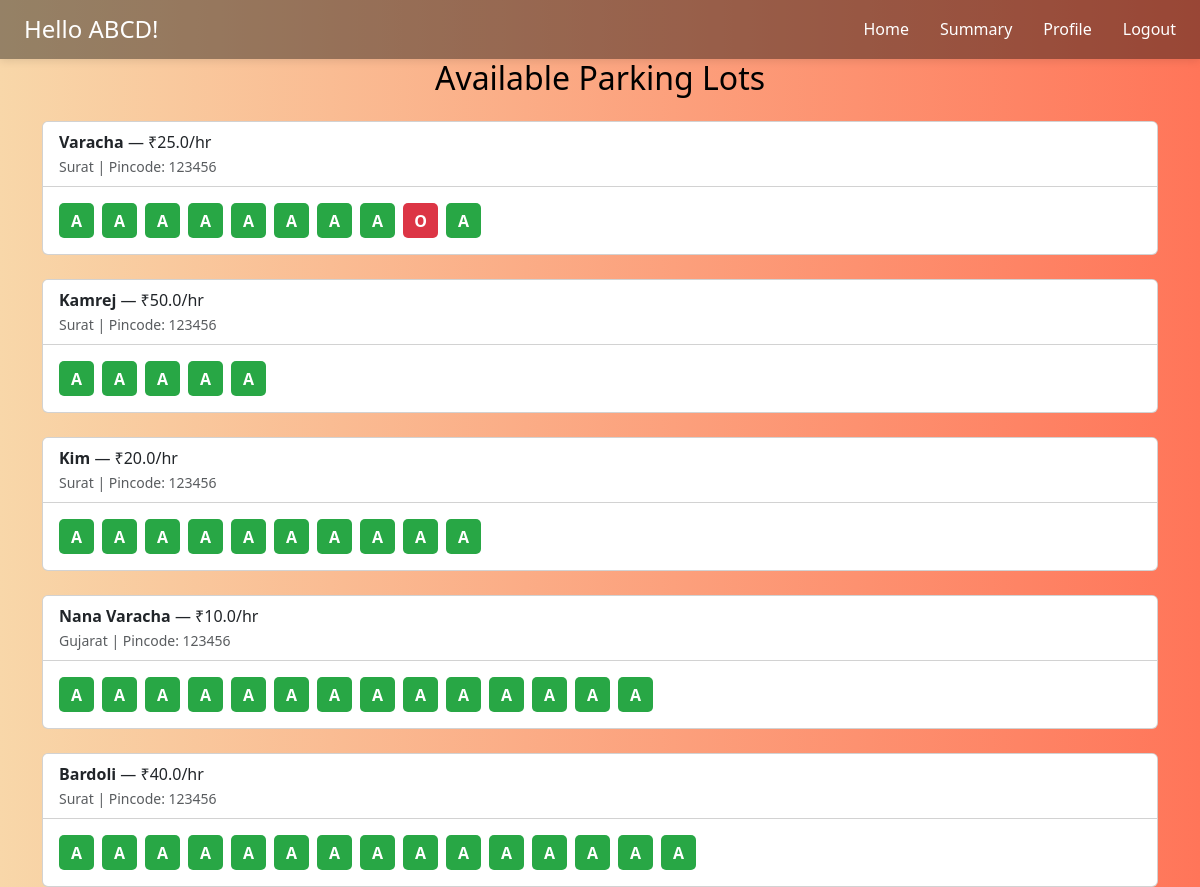
Screenshot of /user_dashboard (signed in) with the database file from the repository.
### application/models.py (models this page shows)
class ParkingLot(db.Model):
    id = db.Column(db.Integer, primary_key=True)
    location_name = db.Column(db.String(255), nullable=False)
    address = db.Column(db.Text, nullable=False)
    pincode = db.Column(db.String(6), nullable=False)
    price_per_hour = db.Column(db.Float, nullable=False)
    max_spots = db.Column(db.Integer, nullable=False)
    occupied_spots = db.Column(db.Integer, default=0)
    created_at = db.Column(DateTime, default=datetime.utcnow)
    updated_at = db.Column(DateTime, default=datetime.utcnow, onupdate=datetime.utcnow)
    spots = db.relationship('ParkingSpot', backref='lot', lazy=True)

class ParkingSpot(db.Model):
    id = db.Column(db.Integer, primary_key=True)
    status = db.Column(db.String(50), nullable=False, default="available")  # Example: available, occupied, reserved
    parking_lot_id = db.Column(db.Integer, db.ForeignKey('parking_lot.id'), nullable=False)
    customer_id = db.Column(db.Integer, db.ForeignKey('user.id'), nullable=True)
    vehicle_number = db.Column(db.String(20), nullable=True)
    date_time_of_parking = db.Column(DateTime, default=datetime.utcnow)
    estimated_parking_cost = db.Column(db.Float, nullable=True)

### application/controller.py (the view)
@app.route("/user_dashboard")
def user_dashboard():
    if "user_id" not in session:
        flash("Please log in to view your dashboard.")
        return redirect(url_for("login"))
    parking_lots = ParkingLot.query.all()
    return render_template("user_dashboard.html", parking_lots=parking_lots)

### templates/user_dashboard.html (shortened to what this page needs)
<!DOCTYPE html>
<html lang="en">
<head>
  <link href="https://cdn.jsdelivr.net/npm/bootstrap@5.3.6/dist/css/bootstrap.min.css" rel="stylesheet">
</head>
<body>
  <div class="header-bar d-flex justify-content-between align-items-center flex-wrap px-4">
    <h4 class="mb-0">Hello {{ session["user_name"] }}!</h4>
    <div class="d-flex flex-wrap gap-3">
      <a href="/user_dashboard">Home</a>
      <a href="/user_summary">Summary</a>
      <a href="/userprofile">Profile</a>
      <a href="/login">Logout</a>
    </div>
  </div>
  <div class="container mb-5">
    <h2 class="text-center mb-4">Available Parking Lots</h2>
    {% for lot in parking_lots %}
      <div class="card mb-4">
        <div class="card-header">
          <strong>{{ lot.location_name }}</strong> — ₹{{ lot.price_per_hour }}/hr<br>
          <small class="text-muted">{{ lot.address }} | Pincode: {{ lot.pincode }}</small>
        </div>
        <div class="card-body d-flex flex-wrap gap-2">
          {% for spot in lot.spots %}
            {% if spot.status == 'available' %}
              <form action="/book/{{ spot.id }}" method="POST">
                <button type="submit" class="spot-box available" title="Click to book">A</button>
              </form>
            {% elif spot.customer_id == session["user_id"] %}
              <a href="{{ url_for('release', spot_id=spot.id) }}" class="spot-box occupied" title="Click to release">O</a>
            {% else %}
              <div class="spot-box occupied" title="Occupied">O</div>
            {% endif %}
          {% endfor %}
        </div>
      </div>
    {% else %}
      <div class="text-center text-white mt-5">
        <h5>No parking lots available at the moment.</h5>
      </div>
    {% endfor %}
  </div>
</body>
</html>

### templates/user_dashboard.html (style rules this page uses)
html, body { height: 100%; margin: 0; font-family: 'Segoe UI', sans-serif; }
body { background: linear-gradient(to right, #f8d7a9, #ff7559); color: black; }
.header-bar { background: rgba(0, 0, 0, 0.4); color: white; padding: 15px; border-radius: 0; box-shadow: 0 2px 8px rgba(0,0,0,0.1); }
.header-bar a { color: white; margin-left: 15px; text-decoration: none; font-weight: 500; }
.spot-box { width: 35px; height: 35px; font-weight: bold; color: white; border: none; border-radius: 5px; cursor: pointer; display: flex; align-items: center; justify-content: center; text-decoration: none; }
.available { background-color: #28a745; }
.occupied { background-color: #dc3545; }
.card-header { background-color: rgba(255, 255, 255, 0.7); }

### rows the page displays
ParkingLot: location_name "Varacha", price_per_hour "25.0", address "Surat", pincode "123456"
ParkingSpot: status "O"
ParkingLot: location_name "Kamrej", price_per_hour "50.0", address "Surat", pincode "123456"
ParkingLot: location_name "Kim", price_per_hour "20.0", address "Surat", pincode "123456"
ParkingLot: location_name "Nana Varacha", price_per_hour "10.0", address "Gujarat", pincode "123456"
ParkingLot: location_name "Bardoli", price_per_hour "40.0", address "Surat", pincode "123456"

### other values shown
{{ session["user_name"] }} "ABCD"
